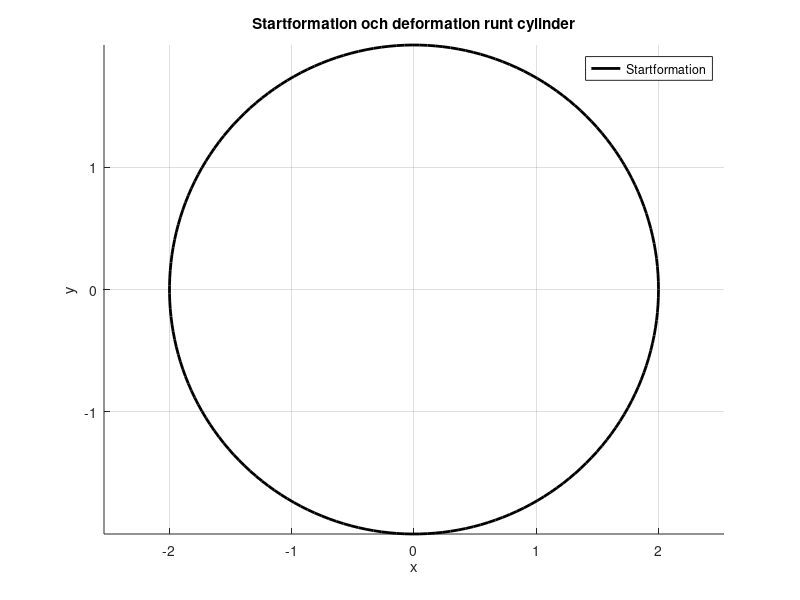

Reproduce this figure in MATLAB. (Note: this script raises an error after producing the figure.)
clear; clc;

R = 2;             % cylinderns radie
T = 12;            % sluttid
h = 0.1;           % tidssteg
N = 200;            % antal punkter i startformationen
center = [-8, 1.2];% centrum för cirkeln
r = 0.8;           % radie för cirkeln

% Skapa startformation (regelbunden N-hörning)
theta = linspace(0, 2*pi, N+1); theta(end) = []; % ta bort sista punkt så vi inte duplicerar
x0 = center(1) + r*cos(theta);
y0 = center(2) + r*sin(theta);

% Rita startformation
figure;
hold on;
xlabel('x'); ylabel('y');
title('Startformation och deformation runt cylinder');
axis equal; grid on;

% Rita cylindern
th = linspace(0, 2*pi, 200);
plot(R*cos(th), R*sin(th), 'k', 'LineWidth', 2);
legend('Startformation', 'Cylinder');

% Förbered Euler-integrationen
t = 0:h:T;
n = length(t);
x = zeros(N, n);
y = zeros(N, n);
x(:,1) = x0(:);     % N punkter
y(:,1) = y0(:);

% Eulers metod - anropa euler_partikel EN gång per steg och få båda utdata
for j = 1:N
    for i = 1:n-1
        [x_next, y_next] = euler_partikel(x(j,i), y(j,i), h);
        x(j,i+1) = x_next;
        y(j,i+1) = y_next;
    end
end

% Rita gruppens form vid några intressanta tidpunkter
t_index = [1, round(n/4), round(n/2), round(3*n/4), n];  % t ≈ 0, 3, 6, 9, 12
colors = lines(length(t_index));

for k = 1:length(t_index)
    idx = t_index(k);
    plot([x(:,idx); x(1,idx)], [y(:,idx); y(1,idx)], ...
         'Color', colors(k,:), 'LineWidth', 1.5);
    text(x(1,idx), y(1,idx), sprintf('t = %.1f', t(idx)), 'Color', colors(k,:), ...
         'FontSize', 9, 'FontWeight', 'bold');
end

legend('Start', 'Cylinder', 't ≈ 0', 't ≈ 3', 't ≈ 6', 't ≈ 9', 't ≈ 12');
hold off;